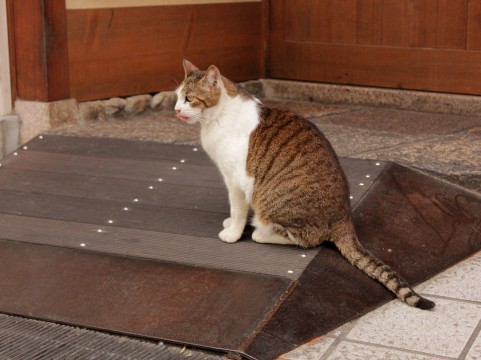
#> input picture html/images/cat.jpg, 481 x 360 px
$ python rotate.py ../html/images/cat.jpg 1.0
#> lines starting #> are read from the running program, lines starting #| are printed output that depends on the picture
import sys
import os
import cv2

def main():
    if len(sys.argv) == 3:
        image_file = sys.argv[1]
        if not os.path.exists(image_file):
            print('指定されたファイルが見つかりません')
            exit(2)

        try:
            rotate = float(sys.argv[2])
        except ValueError as e:
            print(e)
            exit(3)
    else:
        print('usage: python rotate.py 画像ファイルパス 回転度数')
        exit(1)

    image = cv2.imread(image_file)
#> image is the input picture: shape (360, 481, 3); mean B, G, R 67.5, 83, 115.2

    center = (image.shape[1] / 2, image.shape[0] / 2)
#> center = (240.5, 180)
    size = (image.shape[1], image.shape[0])
#> size = (481, 360)

    rotate = cv2.getRotationMatrix2D(center, rotate, 1.0)
#> rotate = [[1, 0.0175, -3.1], [-0.0175, 1, 4.22]]
    image_rotate = cv2.warpAffine(image, rotate, size, flags=cv2.INTER_CUBIC)
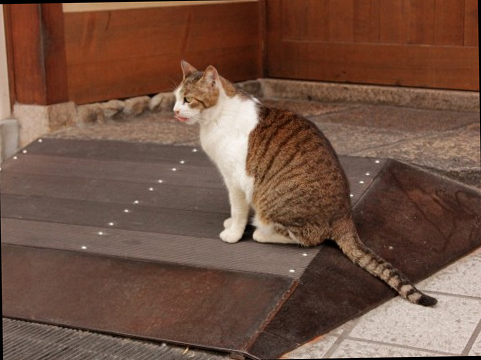
#> image_rotate: shape (360, 481, 3); mean B, G, R 66.7, 82.1, 114

    cv2.imwrite('rotate.jpg', image_rotate)

if __name__ == '__main__':
    main()
